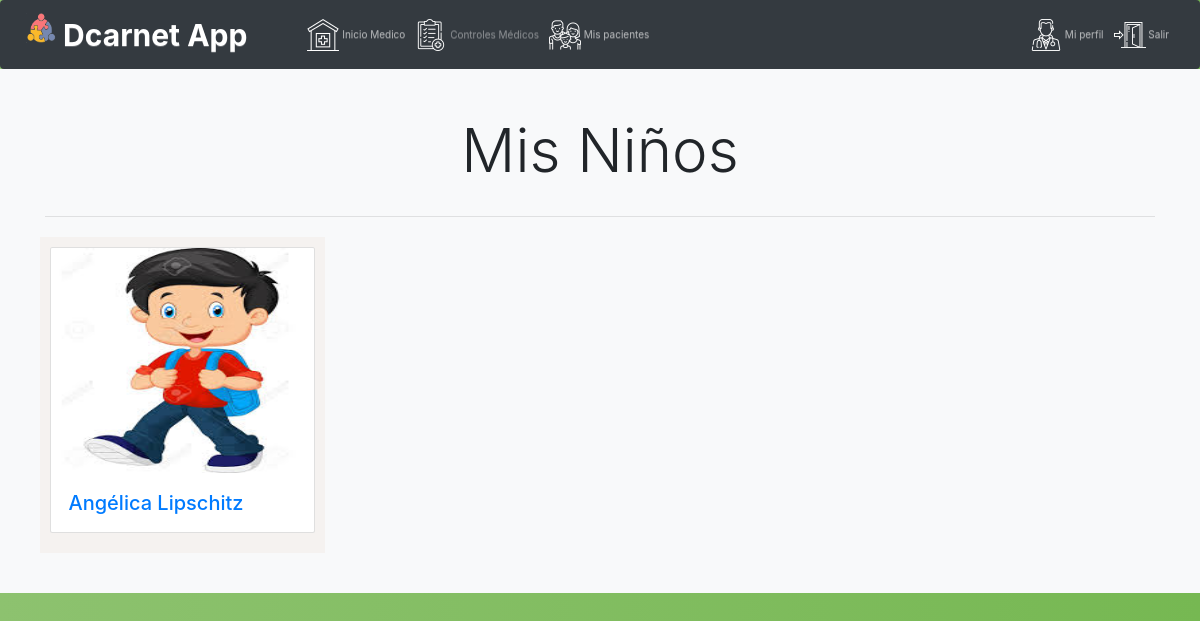
The app's page /carnets/list_nino/ (signed in) with its own data.
### carnets/models.py (models this page shows, shortened)
class Persona(models.Model):
    nombre = models.CharField(max_length=200)
    apellido = models.CharField(max_length=200)
    descripcion = models.TextField()
    fecha_de_nacimiento = models.DateTimeField(blank=True, null=True)
    fecha_de_creacion = models.DateTimeField(default=timezone.now)
    documento_de_Identidad = models.CharField(max_length=200)
    lugar_de_nacimiento = models.CharField(max_length=200)
    tipos = (
        ("a", "Tutor"),
        ("b", "Doctor"),
        ("c", "Nino"),
    )
    tipo_persona = models.CharField(max_length=1, choices=tipos)

class Nino(Persona):
    servicio_de_salud = models.CharField(max_length=200)
    carnet = models.OneToOneField(
        Carnet, blank=True, null=True, on_delete=models.CASCADE
    )
    medico_asignado = models.ForeignKey(
        Medico, blank=True, null=True, on_delete=models.SET_NULL
    )
    foto_perfil = models.ImageField(upload_to="profile_pics", blank=True)

class Persona(models.Model):
    nombre = models.CharField(max_length=200)
    apellido = models.CharField(max_length=200)
    descripcion = models.TextField()
    fecha_de_nacimiento = models.DateTimeField(blank=True, null=True)
    fecha_de_creacion = models.DateTimeField(default=timezone.now)
    documento_de_Identidad = models.CharField(max_length=200)
    lugar_de_nacimiento = models.CharField(max_length=200)
    tipos = (
        ("a", "Tutor"),
        ("b", "Doctor"),
        ("c", "Nino"),
    )
    tipo_persona = models.CharField(max_length=1, choices=tipos)

### carnets/views.py (the view)
# urls.py: path("list_nino/", views.NinoListView.as_view(), name="nino_list"),
class NinoListView(ListView):
    model = models.Nino
    paginate_by = 100  # if pagination is desired
    template_name = "carnets/indexNino/nino_list.html"
    def dispatch(self, request, *args, **kwargs):
        usuario = authmodels.Usuario.objects.get(id=self.request.user.usuario.id)
        if usuario.tipo_usuario == "b" and not models.Medico.objects.filter(usuario_id=usuario.id).exists():
            return redirect(reverse("carnets:crear_medico"))
        elif usuario.tipo_usuario == "a" and not models.Tutor.objects.filter(usuario_id=usuario.id).exists():
            return redirect(reverse("carnets:crear_familiar"))
        return super(ListView, self).dispatch(request, *args, **kwargs)
    def get_context_data(self, **kwargs):
        context = super().get_context_data(**kwargs)
        usuario = authmodels.Usuario.objects.get(id=self.request.user.usuario.id)
        if usuario.tipo_usuario == "b":
                medico = models.Medico.objects.get(usuario_id=usuario.id)
                context["ninos_list"] = medico.nino_set.all()
        elif usuario.tipo_usuario == "a":
                familiar = models.Tutor.objects.get(usuario_id=usuario.id)
                context["ninos_list"] = familiar.hijos.all()
        return context

### templates/carnets/indexNino/nino_list.html (shortened to what this page needs)
{% extends "base.html" %}
{% load static %}
{% block content %}
<main class="main" class="pb-5">
  <div class="album py-5 bg-light">
    <div class="container">
      <div class="text-center p-4">
        <h1 class="display-1">Mis Niños</h1>
      </div>
        <hr>
  <div class="row">
        {% for nino in ninos_list %}
    <div class="col-md-3" id="perfil-nino">
          <a href="{% url 'carnets:detail_nino' pk=nino.pk %}"  class="card mb-3 shadow-sm custom-card">
              {% if nino.foto_perfil %}
              <img class="bd-placeholder-img card-img-top" style="height: 225px; width: 100%; " src="{{ nino.foto_perfil.url }}"   alt="">
              {% else %}
              <span class="glyphicon glyphicon-user" style="height: 230px; width: 100%; display: block;"> </span>
              {% endif %}
              <div class="card-body">
                        <h2 class="m-2"> {{ nino.nombre }} {{ nino.apellido }} </h2>
              </div>
              </a>
            </div>
        {% empty %}
        <li>
          Usted no tiene niños asosiados.
        </li>
        {% endfor %}
      </div>
    </div>
  </div>
</main>
  {% endblock %}

### autenticacion/static/css/main.css (style rules this page uses)
.container { position: relative; z-index: 1; max-width: 300px; margin: 0 auto; }
.container:before, .container:after { content: ""; display: block; clear: both; }
#perfil-nino { background-color:#f5f2f0; margin: 1rem 1rem 1rem 1rem; padding: 1rem 1rem 1rem 1rem; }

### records on screen
Nino: foto_perfil (picture), nombre "Angélica", apellido "Lipschitz"
